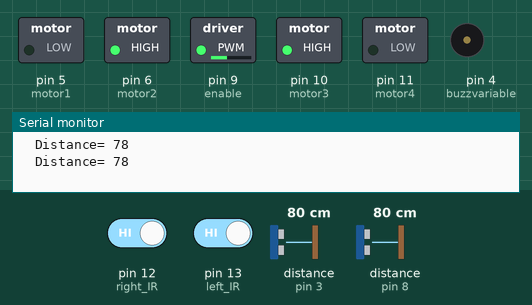
Simulated run of this sketch. Board: Arduino Uno, built with avr-gcc and run on an emulated ATmega328P. Shown: switched loads named in the sketch (green lamp = pin HIGH), buzzer (waves = sounding, pin HIGH), the last lines printed to the serial monitor. Wiring (inferred from the names in the program): 2 × ultrasonic range finder: trigger pin 2, echo pin 3 / trigger pin 7, echo pin 8. The test bench sets the inputs (shaded band); at power-on: distance to the obstacle (sensors on pin 8, pin 3) 80 cm, pin 13 (left_IR) HIGH, pin 12 (right_IR) HIGH. The echo pulse lasts 58.3 µs per cm; pins used as bus, display or sensor lines are not drawn.

Above: at 1.2 s.
1.3 s: distance to the obstacle (sensor on pin 8) set to 44 cm
3.0 s: distance to the obstacle (sensor on pin 8) set to 38 cm
At 3.31 s:
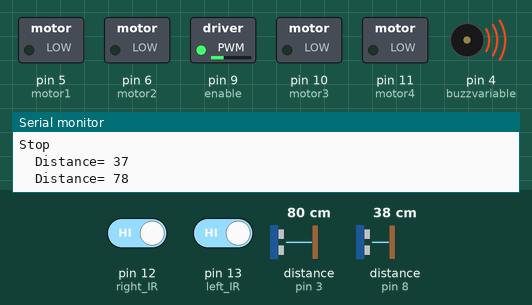
6.0 s: distance to the obstacle (sensor on pin 8) set to 60 cm
At 6.9 s:
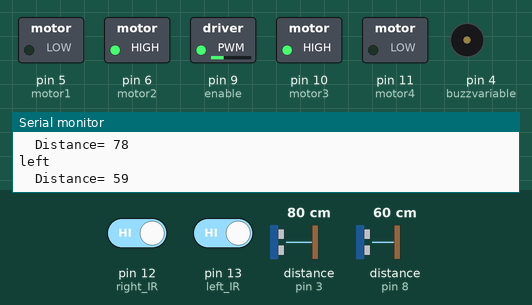
9.0 s: pin 13 (left_IR) driven LOW
At 9.7 s:
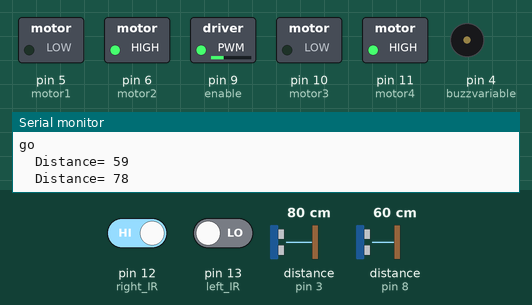
10.5 s: distance to the obstacle (sensor on pin 8) set to 2 cm
At 10.71 s:
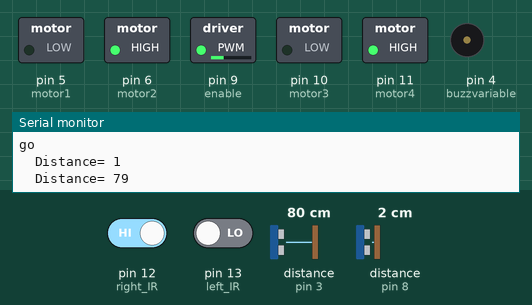
13.5 s: distance to the obstacle (sensor on pin 3) set to 4 cm
Timing chart, 0 to 17.5 s (numbered marks = the images above; inputs shaded):
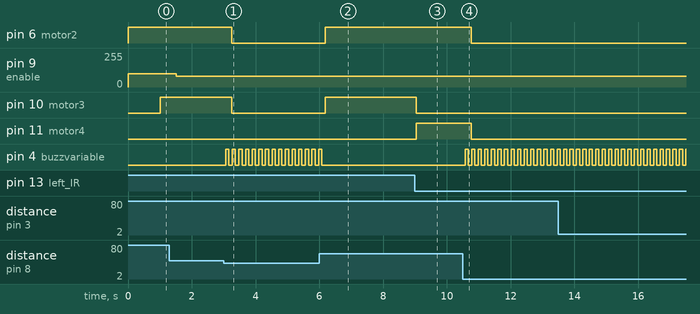

The sketch:

Auto.ino
```cpp
int motor1=5;
int motor2=6;
int motor3=10;
int motor4=11;
int enable = 9 ;
int autospeed = 80;
int left_IR=13;
int right_IR=12;
int casecount = 0;
long durationRight;
int distanceRight;
long durationLeft;
int distanceLeft;
int trigPinRight=7; //black
int echoPinRight=8;
int trigPinLeft=2;
int echoPinLeft=3;
int buzzvariable=4;
void setup() {
  Serial.begin(9600);
  pinMode(motor1,OUTPUT);
  pinMode(motor2,OUTPUT);
  pinMode(motor3,OUTPUT);
  pinMode(motor4,OUTPUT);
  pinMode(left_IR,INPUT);
  pinMode(right_IR,INPUT);
  pinMode(trigPinRight,OUTPUT);
  pinMode(echoPinRight,INPUT);
  pinMode(trigPinLeft,OUTPUT);
  pinMode(echoPinLeft,INPUT);
  pinMode(buzzvariable,OUTPUT);
}

void loop() {
   ultrasonicRight();
   ultrasonicLeft();
   if(distanceRight>40 ){
    case1();
    }
   else {
    buzz();
    stayhere();
    }
}
void case1(){
   if(digitalRead(left_IR) == 0 && digitalRead(right_IR) == 0){
    forward();
    }
  if(digitalRead(left_IR) == 1 && digitalRead(right_IR) == 0){
    turnleft();
  }
  if(digitalRead(left_IR) == 0 && digitalRead(right_IR) == 1){
    turnright();
  }
  if(digitalRead(left_IR) == 1 && digitalRead(right_IR) == 1 && casecount == 0){
    analogWrite(enable, 100);
    digitalWrite(motor1, LOW);
    digitalWrite(motor2, HIGH);
    delay(1000);
    digitalWrite(motor3, HIGH);
    digitalWrite(motor4, LOW);
    delay(500);
    while(right_IR=!1){
    analogWrite(enable, 90);
    digitalWrite(motor1, LOW);
    digitalWrite(motor2, HIGH);
    digitalWrite(motor3, LOW);
    digitalWrite(motor4, LOW);
    Serial.println("left");
    }
    casecount=1;
  }
  if(digitalRead(left_IR) == 1 && digitalRead(right_IR) == 1 && casecount == 1){
    stayhere();
    }
  }

void case2(){
   if(digitalRead(left_IR) == 0 && digitalRead(right_IR) == 0){
    forward();
    }
  if(digitalRead(left_IR) == 1 && digitalRead(right_IR) == 0){
    turnleft();
  }
  if(digitalRead(left_IR) == 0 && digitalRead(right_IR) == 1){
    turnright();
  }
  if(digitalRead(left_IR) == 1 && digitalRead(right_IR) == 1 && casecount == 0){
    forward();
    delay(1000);
    turnright();
    delay(1000);
    casecount=1;
  }
  if(digitalRead(left_IR) == 1 && digitalRead(right_IR) == 1 && casecount == 1){
    analogWrite(enable, 85);
    digitalWrite(motor1, LOW);
    digitalWrite(motor2, HIGH);
    digitalWrite(motor3, LOW);
    digitalWrite(motor4, LOW);
    delay(2500);
    while(right_IR==!1){
    analogWrite(enable, 85);
    digitalWrite(motor1, LOW);
    digitalWrite(motor2, HIGH);
    digitalWrite(motor3, LOW);
    digitalWrite(motor4, LOW);
    Serial.println("left");
    }
    casecount=2;
    }
  if(digitalRead(left_IR) == 1 && digitalRead(right_IR) == 1 && casecount == 2){
    stayhere();
    }

  }

void case3(){
   if(digitalRead(left_IR) == 0 && digitalRead(right_IR) == 0){
    forward();
    }
  if(digitalRead(left_IR) == 1 && digitalRead(right_IR) == 0){
    turnleft();
  }
  if(digitalRead(left_IR) == 0 && digitalRead(right_IR) == 1){
    turnright();
  }
  if(digitalRead(left_IR) == 1 && digitalRead(right_IR) == 1 && casecount == 0){
    forward();
    delay(1000);
    turnright();
    delay(1000);
    casecount=1;
  }
if(digitalRead(left_IR) == 1 && digitalRead(right_IR) == 1 && casecount == 1){
    forward();
    delay(1000);
    turnright();
    delay(1000);
    casecount=2;
  }

  if(digitalRead(left_IR) == 1 && digitalRead(right_IR) == 1 && casecount == 2){
    analogWrite(enable, 85);
    digitalWrite(motor1, LOW);
    digitalWrite(motor2, HIGH);
    digitalWrite(motor3, LOW);
    digitalWrite(motor4, LOW);
    delay(2500);
    while(right_IR==!1){
    analogWrite(enable, 85);
    digitalWrite(motor1, LOW);
    digitalWrite(motor2, HIGH);
    digitalWrite(motor3, LOW);
    digitalWrite(motor4, LOW);
    Serial.println("left");
    }
    casecount=3;
    }
  if(digitalRead(left_IR) == 1 && digitalRead(right_IR) == 1 && casecount == 3){
    stayhere();
    }

  }

void ultrasonicRight() {
digitalWrite(trigPinRight,HIGH);
delayMicroseconds(2);
digitalWrite(trigPinRight,LOW);
durationRight=pulseIn(echoPinRight,HIGH);
distanceRight=durationRight*0.034/2;
Serial.print("  Distance= ");
Serial.println(distanceRight);
}

void ultrasonicLeft() {
digitalWrite(trigPinLeft,HIGH);
delayMicroseconds(2);
digitalWrite(trigPinLeft,LOW);
durationLeft=pulseIn(echoPinLeft,HIGH);
distanceLeft=durationLeft*0.034/2;
Serial.print("  Distance= ");
Serial.println(distanceLeft);
}

void forward(){
    analogWrite(enable, autospeed);
    digitalWrite(motor1, LOW);
    digitalWrite(motor2, HIGH);
    digitalWrite(motor3, LOW);
    digitalWrite(motor4, HIGH);
    Serial.println("go");
  }
void turnleft(){
    analogWrite(enable, autospeed);
    digitalWrite(motor1, LOW);
    digitalWrite(motor2, HIGH);
    digitalWrite(motor3, HIGH);
    digitalWrite(motor4, LOW);
    Serial.println("left");
  }
void turnright(){
    analogWrite(enable, autospeed);
    digitalWrite(motor1, HIGH);
    digitalWrite(motor2, LOW);
    digitalWrite(motor3, LOW);
    digitalWrite(motor4, HIGH);
    Serial.println("right");
  }
void stayhere(){
    analogWrite(motor1, 0);
    analogWrite(motor2, 0);
    analogWrite(motor3, 0);
    analogWrite(motor4, 0);
    Serial.println("Stop");
  }
void buzz(){
  digitalWrite(buzzvariable,HIGH);
  delay(100);
  digitalWrite(buzzvariable,LOW);
  delay(100);
  }
```

Measured:
- the behaviour switches between 42 and 41 cm on distance to the obstacle (sensor on pin 8) (found by bisection; images 0 and 1)
- after the input at 3.0 s, pin 6 (motor2), pin 10 (motor3): HIGH → LOW after 0.26 s; pin 4 (buzzvariable): alternates HIGH for 0.10 s and LOW for 0.11 s, starting after 0.06 s
- after the input at 6.0 s, pin 6 (motor2), pin 10 (motor3): LOW → HIGH after 0.19 s; pin 4 (buzzvariable): goes on until 6.1 s, then stays LOW
- after the input at 9.0 s, pin 10 (motor3): HIGH → LOW at once; pin 11 (motor4): LOW → HIGH at once
- after the input at 10.5 s, pin 6 (motor2), pin 11 (motor4): HIGH → LOW after 0.27 s; pin 4 (buzzvariable): alternates HIGH for 0.10 s and LOW for 0.11 s, starting after 0.07 s
